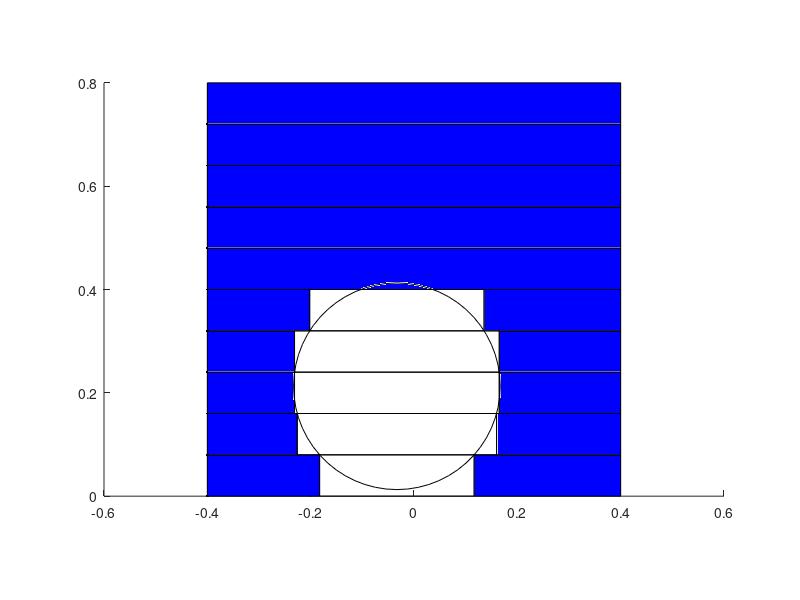

MATLAB code for this plot: (Note: this script raises an error after producing the figure.)
%% script to calculate the dependence of the reflected (R_sum) and transmitted (T_sum) energy on the thickness of the sample 

clc;
clear all;
format long;


seed = 40;
rng(seed); % initialization of random number generator 



%% Parameters of the system
wl = 0.5; %wavelength in micrometers
dl = 0.8; % period of the structure in micrometers 2
dh = 0.8; % layer thickness in micrometers 
epss = 4; % dielectric permittivity of cylinders 
epsm = 1; %  dielectric permittivity of background media
r0_fix = 0.2; % radius of cylinders
n0 = 0.3; %packing density of cylinders



n_var = 1; % ensemble size for averaging



dn_sl = 5; %number of slices per 1 cylinder
n_cyl = floor(dh*dl/pi./r0_fix^2*n0); % number of cylinders in the unit cell
n_cyl_tot = n_cyl; %total number of cylinders; for const radius n_cyl_tot = n_cyl
n_sl = dn_sl*ceil(dh/(2*max(r0_fix))); % total number of slices per unit cell
dy = dh/n_sl; % slice thickness
delta = 2*sqrt(r0_fix^2 - (r0_fix-2*dy)^2); %the smallest feature
no = 3;
% no = 2*ceil(max(4*dl/wl, 2*dl/delta)); % number of Fourier modesunder consideration
min_dist = dl/1000; % min distance 

%% Target values
grid = 1:1:n_sl; %grid of slices for measurements
R_sum = zeros(numel(grid), n_var); %array of total reflected energy
T_sum = zeros(numel(grid), n_var); %array of total reflected energy
% R_sum = zeros(n_sl, n_var);
% T_sum = zeros(n_sl, n_var);

%% ensamble averaging

for i_var = 1:n_var
    
%% Generation of spheres
    x0 = ones(1, 2*n_cyl_tot)*2*max(dh, dl); 
    y0 = ones(1, 2*n_cyl_tot)*2*max(dh, dl); 
    r0 = ones(1, 2*n_cyl_tot)*min(r0_fix);

    i_cyl = zeros(1, numel(n_cyl)); % counter of real cylinders
    i_cyl_tot = zeros(1, numel(n_cyl)); % counter of real + mirrored cylinders


    while i_cyl < n_cyl        
        % new coordinate generation
        x = -dl/2 + dl * rand(1);
        i_r = randi([1,numel(r0_fix)]); % i_r = 1 for constant radius
        r = r0_fix(i_r); 
        
        
        inbound = ( x < (-dl/2 + r)) | ( x > (dl/2 - r)); %intersections with boundaries
        y = r + (dh-2*r) * rand(1);
        inters = 0;

        %cylinders intersection check
        if i_cyl >= 0 
          dr = ((x-x0).^2 + (y-y0).^2) .^ (0.5) - (r+r0) - min_dist; % distances to other cylinders
          drm = dr; % distances to other cylinders from mirrored coordinate
          if inbound
              xm = ( x < (-dl/2 + r))*(dl+x) + ( x > (dl/2 - r))*(-dl+x); % mirrored coordinate
              drm = ((xm-x0).^2 + (y-y0).^2) .^ (0.5) - (r+r0) - min_dist;
          end
          inters = numel([dr(dr<0) drm(drm<0)]);
        end



        %adding a new cylinder to arrays
        if inters == 0
            i_cyl(i_r) = i_cyl(i_r) + 1;
            i_cyl_tot(i_r) = i_cyl_tot(i_r) + 1;
            x0(i_cyl_tot(i_r)) = x;
            y0(i_cyl_tot(i_r)) = y;
            r0(i_cyl_tot(i_r)) = r;
            if inbound
                i_cyl_tot(i_r) = i_cyl_tot(i_r) + 1;
                x0(i_cyl_tot(i_r)) = xm;
                y0(i_cyl_tot(i_r)) = y;
                r0(i_cyl_tot(i_r)) = r;
            end
        end   

    end
    x0 = x0(x0 < 2*max(dh, dl));
    y0 = y0(y0 < 2*max(dh, dl));
    r0 = r0(1:numel(x0));

%% Plotting cylinders
    figure();
     for i = 1:i_cyl_tot
         c = [x0(i) y0(i)];
         pos = [c-r0(i) 2*r0(i) 2*r0(i)];
         rectangle('Position',pos,'Curvature',[1 1])
         hold on;   
     end
    plot(-dl/2*ones(1, numel(0:dh)), 0:dh, '--');
     plot(dl/2*ones(1, numel(0:dh)), 0:dh,  '--');
     axis equal
    xlim ([-dl/2-max(r0_fix), dl/2+max(r0_fix)])
    ylim ([0, dh])

% writematrix(x0, "C:\Users\HP\Desktop\code\Python code\SM_data\x0.txt");
% writematrix(y0, "C:\Users\HP\Desktop\code\Python code\SM_data\y0.txt");
% writematrix(r0, "C:\Users\HP\Desktop\code\Python code\SM_data\r0.txt");
%% Slicing
%% plotting slices
        for i = 0:(n_sl-1)
            plot(-dl/2:dl/2, i*dy*ones(1, numel(-dl/2:dl/2)), 'Color', 'black')
        end

   
    c_x = 100*dl*ones(1, n_sl * ceil(dl/(min(r0_fix)))*4); % ractangle center coordinate
    w_r = 100*dl*ones(1, n_sl * ceil(dl/(min(r0_fix)))*4); % rectagle width
    eps_r = zeros(1, n_sl * ceil(dl/(min(r0_fix)))*4); % array of permittivities 
    n_mesh = zeros(1, n_sl); % number of rectangles in each slice
    
    i_rect = 0; % number of rectangles
    for i_sl = 1:n_sl  
            ymin = (i_sl-1)*dy; % lower boundary of the slice
            ymax = i_sl*dy;  % upper boundary of the slice

            %cylinders that intersect this slice
            dy_min = dy/3; % min cylinder-slice intersection
            x0_in = x0( (y0+r0 > ymin+dy_min) & (y0-r0 < ymax-dy_min) );
            y0_in = y0( (y0+r0 > ymin+dy_min) & (y0-r0 < ymax-dy_min) );
            r_in = r0( (y0+r0 > ymin+dy_min) & (y0-r0 < ymax-dy_min) );


            [x0_sort, I] = sort(x0_in);
            y0_sort = y0_in(I);
            r_sort = r_in(I);


            i_rect_old = i_rect;
            for i_cyl = 1:numel(x0_sort)

                rs = r_sort(i_cyl);
                ys = y0_sort(i_cyl);
                xs = x0_sort(i_cyl);

                %calculating boundaries of rect:
                l1 = min(rs, abs(ymax - ys));
                l2 = min(rs, abs(ys - ymin));
                ws = 2*max((rs^2 - l1^2)^(0.5), (rs^2 - l2^2)^(0.5)); 
                xl = max(-dl/2, xs - ws/2); % left edge
                xr = min(dl/2, xs + ws/2);  % right edge

                min_dist = dl*10^(-12);
                rect_int = 0;
                if xr - xl > min_dist 
                    x_c = (xl+xr)/2; % center
                    r_w = (xr-xl); % width      

                    if i_rect-i_rect_old == 0 %? first cylinder
                        if (xl -(-dl/2)) > min_dist
                            %adding first rect with eps = epsm
                            i_rect = i_rect+1;
                            w_r(i_rect) = (xl - (-dl/2));
                            c_x(i_rect) = xl - w_r(i_rect)/2;                
                            eps_r(i_rect) = epsm;

                        end
                    elseif (xl - (c_x(i_rect) + w_r(i_rect)/2))>0
                         %adding intermediate rect with eps = epsm
                         i_rect = i_rect+1;
                         w_r(i_rect) = (xl - (c_x(i_rect-1) + w_r(i_rect-1)/2));
                         c_x(i_rect) = (xl + (c_x(i_rect-1) + w_r(i_rect-1)/2))/2;
                         eps_r(i_rect) = epsm;  


                    else % if rectangles for 2 different cylinders intersect
                       w_r_old = w_r(i_rect);
                       w_r(i_rect) = xr -  (c_x(i_rect) - w_r(i_rect)/2);
                       c_x(i_rect) = (xr +  (c_x(i_rect) - w_r_old/2))/2;
                       rect_int = 1;
                    end


                    if rect_int == 0
                    %adding rect with eps = epss    
                        i_rect = i_rect+1;            
                        c_x(i_rect) = x_c;
                        w_r(i_rect) = r_w;
                        eps_r(i_rect) = epss;    
                    end

                end       

            end
            %adding last rect with eps = epsm
            if (i_rect - i_rect_old) == 0 % layer is empty
                i_rect = i_rect+1;  
                c_x(i_rect) = 0;
                w_r(i_rect) = dl;
                eps_r(i_rect) = epsm;
            elseif c_x(i_rect) + w_r(i_rect)/2 + min_dist < dl/2
               i_rect = i_rect+1;            
               c_x(i_rect) = (dl/2 + c_x(i_rect-1) + w_r(i_rect-1)/2)/2;
               a = c_x(i_rect);
               w_r(i_rect) = (dl/2 - (c_x(i_rect-1) + w_r(i_rect-1)/2));
               eps_r(i_rect) = epsm;   
            end
            n_mesh(i_sl) = i_rect-i_rect_old; % save number of rectangles in slice 

     end

        c_x = c_x(c_x<100*dl)/dl;
        w_r = w_r(w_r<100*dl)/dl;
        eps_r = eps_r(eps_r ~= 0);     


%% Plotting rectangles 
        for i_sl = 1:numel(n_mesh)
            n_rec = n_mesh(i_sl);
            y = (i_sl - 1) * dy/dl;
            h = dy/dl;
            for i_rec = 1:n_rec
              i_x = sum(n_mesh(1:(i_sl-1))) + i_rec;
              x = c_x(i_x) - w_r(i_x)/2;
              w = w_r(i_x);
              if eps_r(i_x) == epsm
                rectangle('Position', [x y w h]*dl, 'EdgeColor', 'k', 'FaceColor', 'b');
              else
                  rectangle('Position', [x y w h]*dl, 'EdgeColor', 'k');
              end
            end
        end
        hold off;

        
        
        c_x = c_x(numel(c_x):-1:1);
        w_r = w_r(numel(w_r):-1:1);
        eps_r = eps_r(numel(eps_r):-1:1);
        n_mesh = n_mesh(numel(n_mesh):-1:1);
        

        
%}
%% Fourier Modal Method
        %Paramaters of inc wave
        wv = 2*pi/wl; % wavevector
        pol = 'TE'; % polarization, "TE" or "TM"
        %grating parameters
        gp = dl; % grating period
        gh = dy; % grating depth
        %permittivities
        eps_sub = epsm; % substrate permittivity
        eps_sup = epsm; % superstrate permittivity
        %method parameters        
        ind0 = ceil(no/2); % index of the zero harmonic (0th order diffraction)
        %incidence
        theta = 0.00001; % angle of incidence
        kx0 = sin(theta*pi/180); % incidence wavevector projection
        
        V_inc = zeros(no,2); % matrix of incident field amplitudes
        V_inc(ind0,2) = 1; % plane wave coming from the superstrate

        i_grid = 1;
        
        n_mesh_inv = n_mesh(end:-1:1);
        w_r_inv = w_r(end:-1:1);
        c_x_inv = c_x(end:-1:1);
        eps_r_inv = eps_r(end:-1:1);
        SM_down = 0;
        SM_down_arr = zeros(no, no, 2, 2, length(grid));
        for i_sl = 1:n_sl
            % Slice parameters
            n_rec = n_mesh_inv(i_sl);  % number of rectangles in this slice  
            i0 = sum(n_mesh_inv(1:(i_sl-1)))+1; % position 
            alps = w_r_inv(i0:(i0+n_rec-1));
            poss = c_x_inv(i0:(i0+n_rec-1));
            eps = eps_r_inv(i0:(i0+n_rec-1));
            % calculate Fourier image matrix of the dielectric permittivity function
            FM = calc_emn_bin(no, alps, poss, eps);
            % scattering matrix of the grating of size (no,no,2,2)
            % block SM(:,:,1,1) corresponds to refelection from substrate to substrate
            % block SM(:,:,2,2) corresponds to refelection from superstrate to superstrate
            % block SM(:,:,2,1) corresponds to transmission from substrate to superstrate
            % block SM(:,:,1,2) corresponds to transmission from superstrate to substrate
            SM = fmm(no, kx0, wl/gp, wv*gh, eps_sub, eps_sup, FM, pol);

            if numel(SM_down) ~= 1 %? first slice in a layer               
                SM_down = mul_SM(SM_down, SM);
            else 
                SM_down = SM;
            end
            
            if i_sl == grid(min(i_grid, numel(grid)))
                SM_down_arr(:, :, :, :, i_grid) = SM_down;
                i_grid = i_grid + 1;
            end

        end

        i_grid = 1;
        SM_full_slab = zeros(2*no,2*no);
        SM_up = 0;
        for i_sl = 1:n_sl
            %Slice parameters
            n_rec = n_mesh(i_sl);  % number of rectangles in this slice  
            i0 = sum(n_mesh(1:(i_sl-1)))+1; % position 
            alps = w_r(i0:(i0+n_rec-1));
            poss = c_x(i0:(i0+n_rec-1));
            eps = eps_r(i0:(i0+n_rec-1));
            % calculate Fourier image matrix of the dielectric permittivity function
            FM = calc_emn_bin(no, alps, poss, eps);
            % scattering matrix of the grating of size (no,no,2,2)
            % block SM(:,:,1,1) corresponds to refelection from substrate to substrate
            % block SM(:,:,2,2) corresponds to refelection from superstrate to superstrate
            % block SM(:,:,2,1) corresponds to transmission from substrate to superstrate
            % block SM(:,:,1,2) corresponds to transmission from superstrate to substrate
            SM = fmm(no, kx0, wl/gp, wv*gh, eps_sub, eps_sup, FM, pol);
            writematrix(SM, "C:\Users\HP\Desktop\code\Python code\SM_data\SM_matlab_" + num2str(i_grid) + ".csv");
            if numel(SM_up) ~= 1 %? first slice in a layer               
                SM_up = mul_SM(SM, SM_up);
            else 
                SM_up = SM;
            end    

            
            if i_sl == grid(min(i_grid, numel(grid)))
                i = max(1, length(grid) - i_grid);
                SM_down = SM_down_arr(:,:,:,:,i);
                
                SM_mult = mul_SM(SM_down, SM_up);
                SM_full_slab(1:no,1:no) = SM_mult(:,:,1,1);
                SM_full_slab(no+1:2*no,1:no) = SM_mult(:,:,2,1); 
                SM_full_slab(1:no,no+1:2*no) = SM_mult(:,:,1,2); 
                SM_full_slab(no+1:2*no,no+1:2*no) = SM_mult(:,:,2,2);
                % 
                % writematrix(SM_full_slab, "C:\Users\HP\Desktop\code\S-matrix full slab\SM_full_slab_" + num2str(i_grid) + ".csv");

                A_1 = eye(no) - SM_down(:,:,2,2) * SM_up(:,:,1,1);
                b_1 = SM_down(:,:,2,2) * SM_up(:,:,1,2) * V_inc(:,2) + SM_down(:,:,2,1) * V_inc(:,1);
                V_upward = linsolve(A_1, b_1);

                A_2 = eye(no) - SM_up(:,:,1,1) * SM_down(:,:,2,2);
                b_2 = SM_up(:,:,1,2) * V_inc(:,2) + SM_up(:,:,1,1) * SM_down(:,:,2,1) * V_inc(:,1);
                V_downward = linsolve(A_2, b_2);

            
                Poyting_z = calc_Poynting(no, V_upward, V_downward, kx0, wl/gp, eps_sub, eps_sup, pol);
                
            	[kz1, kz2] = fmm_kxz(no, kx0, 0, wl/gp, eps_sub, eps_sup);
                kz1 = transpose(kz1);
                kz2 = transpose(kz2);

                V_dif = zeros(no, 2);

                V_dif(:,2) = SM_mult(:,:,2,2) * V_inc(:,2);

                Poynting_reflected = fmm_efficiency(no, V_inc, V_dif, kx0, wl/gp, eps_sub, eps_sup, pol);

                P_inc = 0.5*sum( abs(V_inc(:,2).^2).*real(kz2) );
                % R_sum(i_grid, i_var) = sum(Poynting_reflected(:,2)); % transmitted energy
                T_sum(i_grid, i_var) = sum(Poyting_z/P_inc); % transmitted energy     
                % T_sum(i_grid, i_var) = (Poyting_z(ind0)/P_inc);
                i_grid  = i_grid + 1;
            end
        end
       
        
        
   
end
%% plotting obtained dependecy

% R_av = mean(R_sum, 2);
T_av = mean(T_sum, 2);
% writematrix(T_av, "C:\Users\HP\Desktop\code\Matlab code\T_av.txt")

set(groot, 'defaultAxesTickLabelInterpreter','latex'); 
set(groot, 'defaultLegendInterpreter','latex');

csvwrite('T_1.csv',T_av);
csvwrite('grid_1.csv',grid);

figure()
hold on;
ax = gca;
ax.FontSize = 14;
% plot(grid*dy, R_av, 'LineWidth', 2, 'Color', 'r');
plot(grid*dy, T_av, 'LineWidth', 2, 'Color', 'b');
% legend({"R","T"})
xlabel('Depth, H', 'fontsize', 18, 'Interpreter', 'Latex');
ylabel('T(H) averaged', 'fontsize', 18, 'Interpreter', 'Latex');
